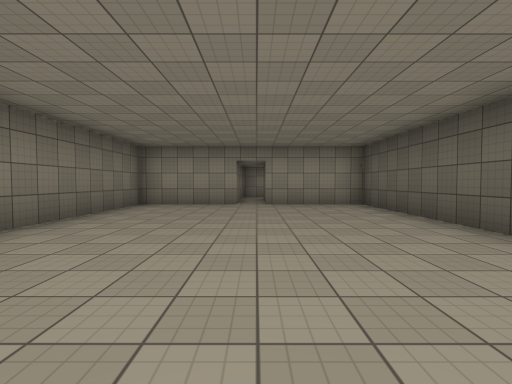
view 1 (above)

14 first-person views from a walk through a Unity game level. The camera is 1.4 m above the floor, tilts 2° down and sees 85° across. Doors are open. The floor is counted in squares, 2.45 m on a side. Each view is taken from the middle of a square. On the plan, view 1 faces up. The plan holds only what a view shows up to about 9 squares ahead; the rest is blank. The player character is not drawn. Surface patterns are stand-ins for the level's own textures.

view 2
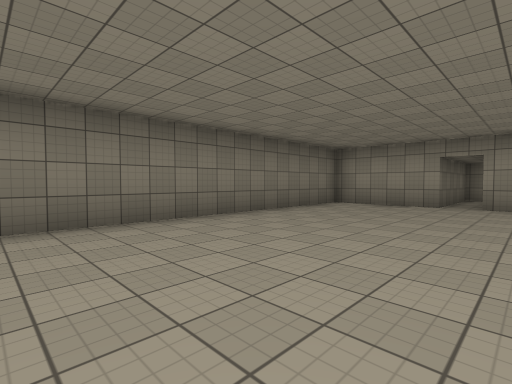

view 3
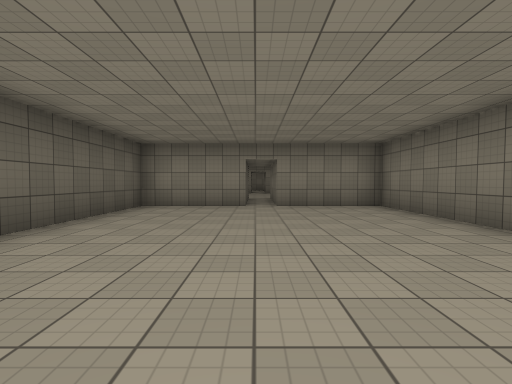

view 4
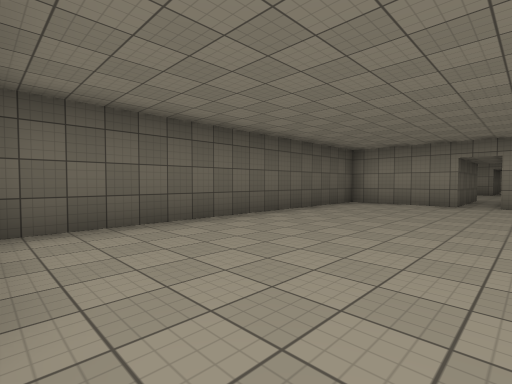

view 5
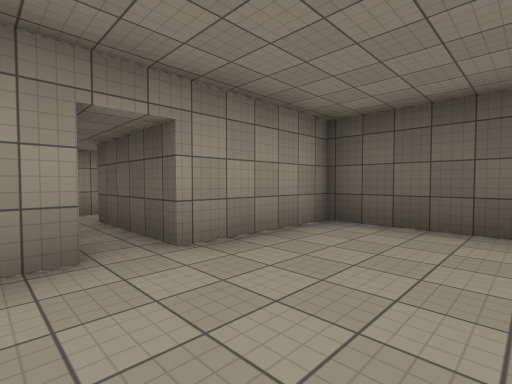

view 6
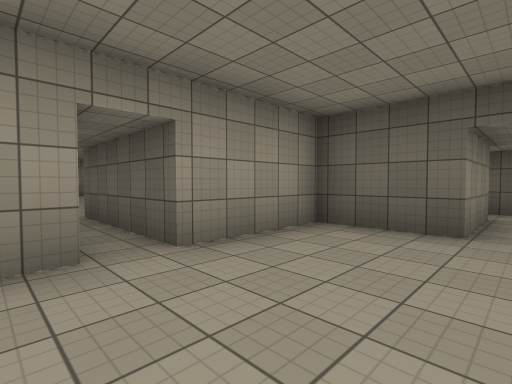

view 7
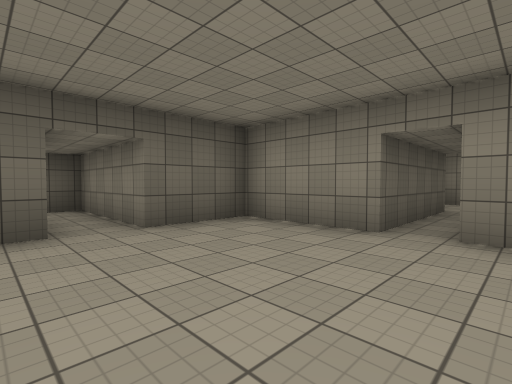

view 8
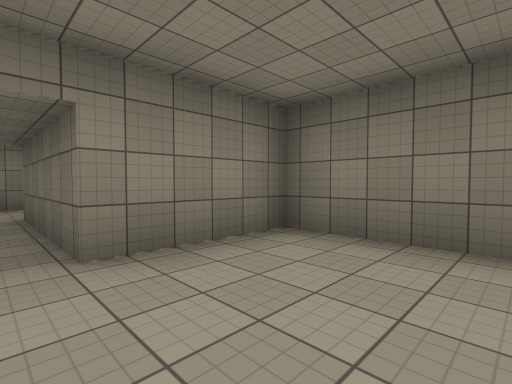

view 9
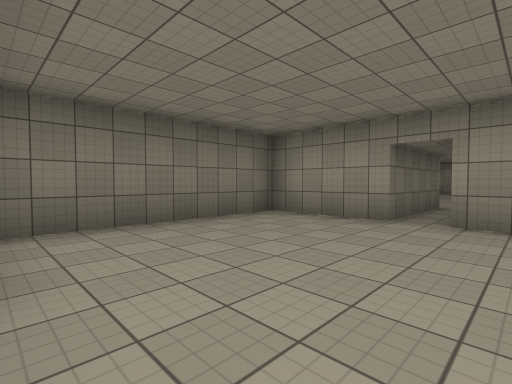

view 10
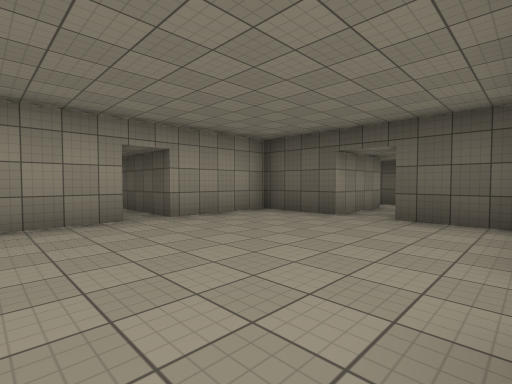

view 11
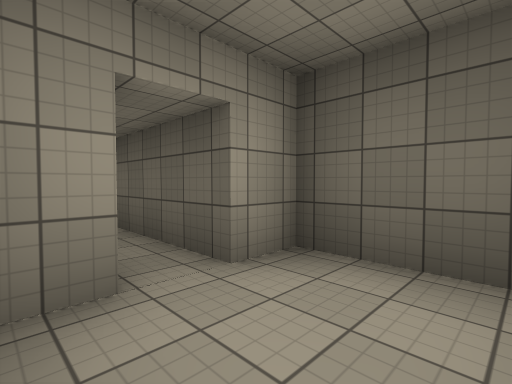

view 12
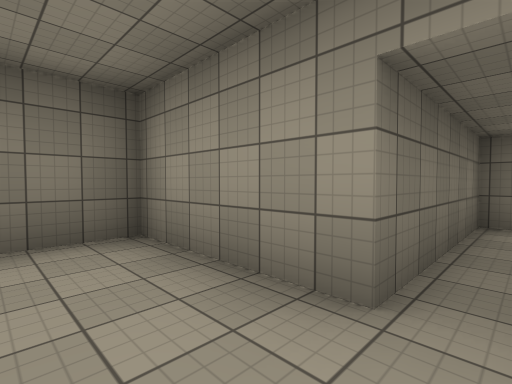

view 13
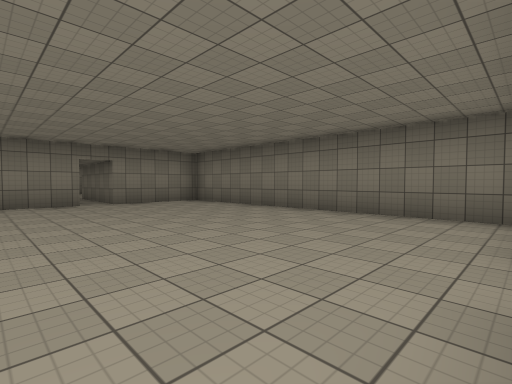

view 14
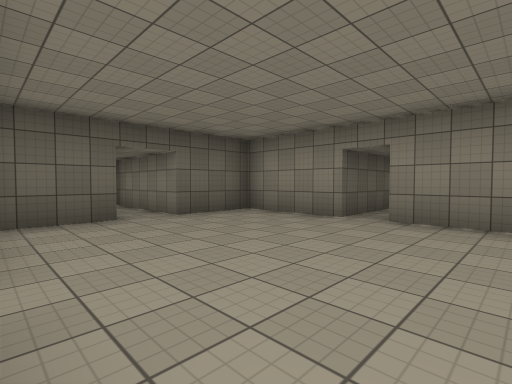

### Floor plan
Points are (right, up) in squares from view 1. A wall is a line through its corners. A room is listed if a view was taken in it or the views show most of it. See-through windows are left out.
Room 1 (views 1, 2, 3, 4, 5, 12, 13)
walls: (-0.5, 7.3) (-3, 7.3) (-3, -0.7) (-0.5, -0.7); (0.3, -0.7) (2.8, -0.7) (2.8, 7.3) (0.3, 7.3)
ways out: open door at (0, -1) to room 4; open door at (0, 8)
Room 2 (views 6, 7, 8, 9, 10, 14)
walls: (-0.5, -3.8) (-2.7, -3.8) (-2.7, -8.3) (-0.5, -8.3) (-0.5, -11.5); (2.5, -5.5) (2.5, -3.8) (0.3, -3.8); (0.3, -11.5) (0.3, -8.3) (2.5, -8.3) (2.5, -6.5)
ways out: open door at (0, -11) to room 3; open door at (0, -3.5) to room 4; open door at (3, -6)
Room 3 (view 11)
walls: (-0.5, -11.5) (-1, -11.5); (-0.8, -13.5) (0.8, -13.5); (1, -13) (1, -11.5) (0.3, -11.5)
ways out: open door at (0, -11) to room 2
Room 4 (no view inside)
walls: (-0.5, -0.7) (-0.5, -3.8); (0.3, -3.8) (0.3, -0.7)
ways out: open door at (0, -1) to room 1; open door at (0, -3.5) to room 2

Where each view was taken, in squares from view 1:
view 1: 0 up, 0 right, facing up
view 2: 0 up, 1 right, facing up-left
view 3: 6 up, 0 right, facing down
view 4: 7 up, 1 left, facing down-right
view 5: 5 up, 1 left, facing up-right
view 6: 6 down, 1 left, facing up-right
view 7: 5 down, 1 left, facing down-right
view 8: 6 down, 0 right, facing down-left
view 9: 8 down, 1 right, facing up-left
view 10: 8 down, 2 left, facing up-right
view 11: 13 down, 1 left, facing up-right
view 12: 6 up, 0 right, facing up-left
view 13: 7 up, 2 right, facing down-left
view 14: 4 down, 2 left, facing down-right
